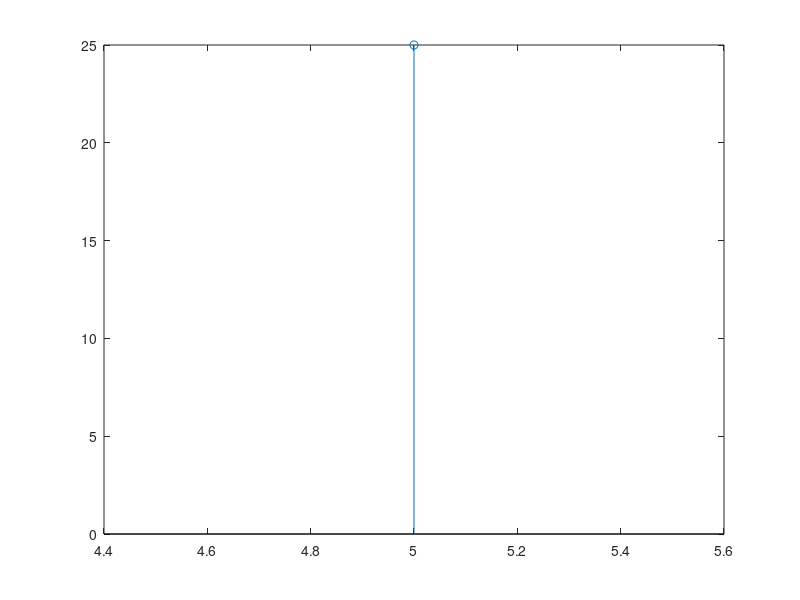

Here is the MATLAB script that generated this plot:
%AUTO CORRELATION
clc
close all
clear all
x=input('Enter the sample of x');
xlen=length(x);
for i=1:xlen;
for j=1:xlen;
    y(i ,i+j-1)=x(i)*x(xlen-j+1);
end
end
z=sum(y);
disp('output');z
stem(x,y);